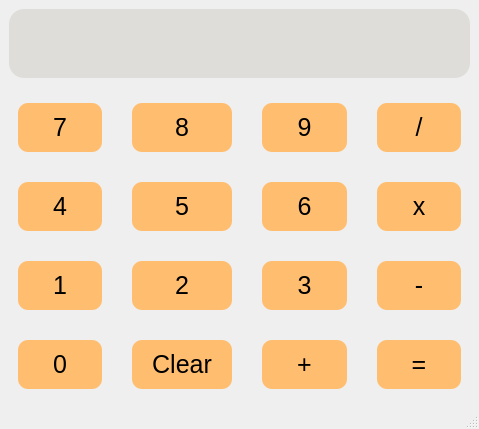
<?xml version="1.0" encoding="UTF-8"?>
<ui version="4.0">
 <class>MainWindow</class>
 <widget class="QMainWindow" name="MainWindow">
  <property name="geometry">
   <rect>
    <x>0</x>
    <y>0</y>
    <width>479</width>
    <height>429</height>
   </rect>
  </property>
  <property name="windowTitle">
   <string>MainWindow</string>
  </property>
  <widget class="QWidget" name="centralwidget">
   <layout class="QVBoxLayout" name="verticalLayout">
    <item alignment="Qt::AlignTop">
     <widget class="QLineEdit" name="input">
      <property name="font">
       <font>
        <pointsize>44</pointsize>
       </font>
      </property>
      <property name="styleSheet">
       <string notr="true">QLineEdit{
	background-color: rgb(222, 221, 218);
	border-radius: 15px;
}</string>
      </property>
      <property name="text">
       <string/>
      </property>
      <property name="alignment">
       <set>Qt::AlignRight|Qt::AlignTrailing|Qt::AlignVCenter</set>
      </property>
      <property name="readOnly">
       <bool>true</bool>
      </property>
     </widget>
    </item>
    <item>
     <widget class="QWidget" name="gridWidget" native="true">
      <layout class="QGridLayout" name="gridLayout">
       <property name="spacing">
        <number>30</number>
       </property>
       <item row="1" column="2">
        <widget class="QPushButton" name="pushButton_7">
         <property name="styleSheet">
          <string notr="true">QPushButton {
    background-color :  rgb(255, 190, 111);
    color: black; /* Text color */
    border: none; /* No border */
    padding: 10px 20px; /* Padding around the text */
    text-align: center; /* Center the text */
    font-size: 25px; /* Font size */
    border-radius: 10px; /* Rounded corners */
    cursor: pointer; /* Pointer cursor on hover */
}

QPushButton:hover {
    background-color: #45a049; /* Darker green on hover */
}

QPushButton:pressed {
    background-color: #388e3c; /* Even darker green when pressed */
}

QPushButton:disabled {
    background-color: #d3d3d3; /* Gray background when disabled */
    color: #a0a0a0; /* Gray text color when disabled */
}
</string>
         </property>
         <property name="text">
          <string>6</string>
         </property>
        </widget>
       </item>
       <item row="1" column="0">
        <widget class="QPushButton" name="pushButton_2">
         <property name="styleSheet">
          <string notr="true">QPushButton {
    background-color :  rgb(255, 190, 111);
    color: black; /* Text color */
    border: none; /* No border */
    padding: 10px 20px; /* Padding around the text */
    text-align: center; /* Center the text */
    font-size: 25px; /* Font size */
    border-radius: 10px; /* Rounded corners */
    cursor: pointer; /* Pointer cursor on hover */
}

QPushButton:hover {
    background-color: #45a049; /* Darker green on hover */
}

QPushButton:pressed {
    background-color: #388e3c; /* Even darker green when pressed */
}

QPushButton:disabled {
    background-color: #d3d3d3; /* Gray background when disabled */
    color: #a0a0a0; /* Gray text color when disabled */
}
</string>
         </property>
         <property name="text">
          <string>4</string>
         </property>
        </widget>
       </item>
       <item row="2" column="0">
        <widget class="QPushButton" name="button1">
         <property name="styleSheet">
          <string notr="true">QPushButton {
    background-color :  rgb(255, 190, 111);
    color: black; /* Text color */
    border: none; /* No border */
    padding: 10px 20px; /* Padding around the text */
    text-align: center; /* Center the text */
    font-size: 25px; /* Font size */
    border-radius: 10px; /* Rounded corners */
    cursor: pointer; /* Pointer cursor on hover */
}

QPushButton:hover {
    background-color: #45a049; /* Darker green on hover */
}

QPushButton:pressed {
    background-color: #388e3c; /* Even darker green when pressed */
}

QPushButton:disabled {
    background-color: #d3d3d3; /* Gray background when disabled */
    color: #a0a0a0; /* Gray text color when disabled */
}
</string>
         </property>
         <property name="text">
          <string>1</string>
         </property>
        </widget>
       </item>
       <item row="1" column="3">
        <widget class="QPushButton" name="buttonx">
         <property name="styleSheet">
          <string notr="true">QPushButton {
    background-color :  rgb(255, 190, 111);
    color: black; /* Text color */
    border: none; /* No border */
    padding: 10px 20px; /* Padding around the text */
    text-align: center; /* Center the text */
    font-size: 25px; /* Font size */
    border-radius: 10px; /* Rounded corners */
    cursor: pointer; /* Pointer cursor on hover */
}

QPushButton:hover {
    background-color: #45a049; /* Darker green on hover */
}

QPushButton:pressed {
    background-color: #388e3c; /* Even darker green when pressed */
}

QPushButton:disabled {
    background-color: #d3d3d3; /* Gray background when disabled */
    color: #a0a0a0; /* Gray text color when disabled */
}
</string>
         </property>
         <property name="text">
          <string>x</string>
         </property>
        </widget>
       </item>
       <item row="3" column="0">
        <widget class="QPushButton" name="button0">
         <property name="styleSheet">
          <string notr="true">QPushButton {
    background-color :  rgb(255, 190, 111);
    color: black; /* Text color */
    border: none; /* No border */
    padding: 10px 20px; /* Padding around the text */
    text-align: center; /* Center the text */
    font-size: 25px; /* Font size */
    border-radius: 10px; /* Rounded corners */
    cursor: pointer; /* Pointer cursor on hover */
}

QPushButton:hover {
    background-color: #45a049; /* Darker green on hover */
}

QPushButton:pressed {
    background-color: #388e3c; /* Even darker green when pressed */
}

QPushButton:disabled {
    background-color: #d3d3d3; /* Gray background when disabled */
    color: #a0a0a0; /* Gray text color when disabled */
}
</string>
         </property>
         <property name="text">
          <string>0</string>
         </property>
        </widget>
       </item>
       <item row="0" column="2">
        <widget class="QPushButton" name="pushButton_5">
         <property name="styleSheet">
          <string notr="true">QPushButton {
    background-color :  rgb(255, 190, 111);
    color: black; /* Text color */
    border: none; /* No border */
    padding: 10px 20px; /* Padding around the text */
    text-align: center; /* Center the text */
    font-size: 25px; /* Font size */
    border-radius: 10px; /* Rounded corners */
    cursor: pointer; /* Pointer cursor on hover */
}

QPushButton:hover {
    background-color: #45a049; /* Darker green on hover */
}

QPushButton:pressed {
    background-color: #388e3c; /* Even darker green when pressed */
}

QPushButton:disabled {
    background-color: #d3d3d3; /* Gray background when disabled */
    color: #a0a0a0; /* Gray text color when disabled */
}
</string>
         </property>
         <property name="text">
          <string>9</string>
         </property>
        </widget>
       </item>
       <item row="3" column="1">
        <widget class="QPushButton" name="buttonc">
         <property name="styleSheet">
          <string notr="true">QPushButton {
    background-color :  rgb(255, 190, 111);
    color: black; /* Text color */
    border: none; /* No border */
    padding: 10px 20px; /* Padding around the text */
    text-align: center; /* Center the text */
    font-size: 25px; /* Font size */
    border-radius: 10px; /* Rounded corners */
    cursor: pointer; /* Pointer cursor on hover */
}

QPushButton:hover {
    background-color: #45a049; /* Darker green on hover */
}

QPushButton:pressed {
    background-color: #388e3c; /* Even darker green when pressed */
}

QPushButton:disabled {
    background-color: #d3d3d3; /* Gray background when disabled */
    color: #a0a0a0; /* Gray text color when disabled */
}
</string>
         </property>
         <property name="text">
          <string>Clear</string>
         </property>
        </widget>
       </item>
       <item row="2" column="2">
        <widget class="QPushButton" name="button3">
         <property name="styleSheet">
          <string notr="true">QPushButton {
    background-color :  rgb(255, 190, 111);
    color: black; /* Text color */
    border: none; /* No border */
    padding: 10px 20px; /* Padding around the text */
    text-align: center; /* Center the text */
    font-size: 25px; /* Font size */
    border-radius: 10px; /* Rounded corners */
    cursor: pointer; /* Pointer cursor on hover */
}

QPushButton:hover {
    background-color: #45a049; /* Darker green on hover */
}

QPushButton:pressed {
    background-color: #388e3c; /* Even darker green when pressed */
}

QPushButton:disabled {
    background-color: #d3d3d3; /* Gray background when disabled */
    color: #a0a0a0; /* Gray text color when disabled */
}
</string>
         </property>
         <property name="text">
          <string>3</string>
         </property>
        </widget>
       </item>
       <item row="3" column="3">
        <widget class="QPushButton" name="buttone">
         <property name="styleSheet">
          <string notr="true">QPushButton {
    background-color :  rgb(255, 190, 111);
    color: black; /* Text color */
    border: none; /* No border */
    padding: 10px 20px; /* Padding around the text */
    text-align: center; /* Center the text */
    font-size: 25px; /* Font size */
    border-radius: 10px; /* Rounded corners */
    cursor: pointer; /* Pointer cursor on hover */
}

QPushButton:hover {
    background-color: #45a049; /* Darker green on hover */
}

QPushButton:pressed {
    background-color: #388e3c; /* Even darker green when pressed */
}

QPushButton:disabled {
    background-color: #d3d3d3; /* Gray background when disabled */
    color: #a0a0a0; /* Gray text color when disabled */
}
</string>
         </property>
         <property name="text">
          <string>=</string>
         </property>
        </widget>
       </item>
       <item row="1" column="1">
        <widget class="QPushButton" name="pushButton_4">
         <property name="styleSheet">
          <string notr="true">QPushButton {
    background-color :  rgb(255, 190, 111);
    color: black; /* Text color */
    border: none; /* No border */
    padding: 10px 20px; /* Padding around the text */
    text-align: center; /* Center the text */
    font-size: 25px; /* Font size */
    border-radius: 10px; /* Rounded corners */
    cursor: pointer; /* Pointer cursor on hover */
}

QPushButton:hover {
    background-color: #45a049; /* Darker green on hover */
}

QPushButton:pressed {
    background-color: #388e3c; /* Even darker green when pressed */
}

QPushButton:disabled {
    background-color: #d3d3d3; /* Gray background when disabled */
    color: #a0a0a0; /* Gray text color when disabled */
}
</string>
         </property>
         <property name="text">
          <string>5</string>
         </property>
        </widget>
       </item>
       <item row="2" column="3">
        <widget class="QPushButton" name="buttonm">
         <property name="styleSheet">
          <string notr="true">QPushButton {
    background-color :  rgb(255, 190, 111);
    color: black; /* Text color */
    border: none; /* No border */
    padding: 10px 20px; /* Padding around the text */
    text-align: center; /* Center the text */
    font-size: 25px; /* Font size */
    border-radius: 10px; /* Rounded corners */
    cursor: pointer; /* Pointer cursor on hover */
}

QPushButton:hover {
    background-color: #45a049; /* Darker green on hover */
}

QPushButton:pressed {
    background-color: #388e3c; /* Even darker green when pressed */
}

QPushButton:disabled {
    background-color: #d3d3d3; /* Gray background when disabled */
    color: #a0a0a0; /* Gray text color when disabled */
}
</string>
         </property>
         <property name="text">
          <string>-</string>
         </property>
        </widget>
       </item>
       <item row="2" column="1">
        <widget class="QPushButton" name="button2">
         <property name="styleSheet">
          <string notr="true">QPushButton {
    background-color :  rgb(255, 190, 111);
    color: black; /* Text color */
    border: none; /* No border */
    padding: 10px 20px; /* Padding around the text */
    text-align: center; /* Center the text */
    font-size: 25px; /* Font size */
    border-radius: 10px; /* Rounded corners */
    cursor: pointer; /* Pointer cursor on hover */
}

QPushButton:hover {
    background-color: #45a049; /* Darker green on hover */
}

QPushButton:pressed {
    background-color: #388e3c; /* Even darker green when pressed */
}

QPushButton:disabled {
    background-color: #d3d3d3; /* Gray background when disabled */
    color: #a0a0a0; /* Gray text color when disabled */
}
</string>
         </property>
         <property name="text">
          <string>2</string>
         </property>
        </widget>
       </item>
       <item row="0" column="0">
        <widget class="QPushButton" name="pushButton">
         <property name="styleSheet">
          <string notr="true">QPushButton {
    background-color :  rgb(255, 190, 111);
    color: black; /* Text color */
    border: none; /* No border */
    padding: 10px 20px; /* Padding around the text */
    text-align: center; /* Center the text */
    font-size: 25px; /* Font size */
    border-radius: 10px; /* Rounded corners */
    cursor: pointer; /* Pointer cursor on hover */
}

QPushButton:hover {
    background-color: #45a049; /* Darker green on hover */
}

QPushButton:pressed {
    background-color: #388e3c; /* Even darker green when pressed */
}

QPushButton:disabled {
    background-color: #d3d3d3; /* Gray background when disabled */
    color: #a0a0a0; /* Gray text color when disabled */
}
</string>
         </property>
         <property name="text">
          <string>7</string>
         </property>
        </widget>
       </item>
       <item row="0" column="1">
        <widget class="QPushButton" name="pushButton_3">
         <property name="styleSheet">
          <string notr="true">QPushButton {
    background-color :  rgb(255, 190, 111);
    color: black; /* Text color */
    border: none; /* No border */
    padding: 10px 20px; /* Padding around the text */
    text-align: center; /* Center the text */
    font-size: 25px; /* Font size */
    border-radius: 10px; /* Rounded corners */
    cursor: pointer; /* Pointer cursor on hover */
}

QPushButton:hover {
    background-color: #45a049; /* Darker green on hover */
}

QPushButton:pressed {
    background-color: #388e3c; /* Even darker green when pressed */
}

QPushButton:disabled {
    background-color: #d3d3d3; /* Gray background when disabled */
    color: #a0a0a0; /* Gray text color when disabled */
}
</string>
         </property>
         <property name="text">
          <string>8</string>
         </property>
        </widget>
       </item>
       <item row="3" column="2">
        <widget class="QPushButton" name="buttonp">
         <property name="styleSheet">
          <string notr="true">QPushButton {
    background-color :  rgb(255, 190, 111);
    color: black; /* Text color */
    border: none; /* No border */
    padding: 10px 20px; /* Padding around the text */
    text-align: center; /* Center the text */
    font-size: 25px; /* Font size */
    border-radius: 10px; /* Rounded corners */
    cursor: pointer; /* Pointer cursor on hover */
}

QPushButton:hover {
    background-color: #45a049; /* Darker green on hover */
}

QPushButton:pressed {
    background-color: #388e3c; /* Even darker green when pressed */
}

QPushButton:disabled {
    background-color: #d3d3d3; /* Gray background when disabled */
    color: #a0a0a0; /* Gray text color when disabled */
}
</string>
         </property>
         <property name="text">
          <string>+</string>
         </property>
        </widget>
       </item>
       <item row="0" column="3">
        <widget class="QPushButton" name="buttond">
         <property name="styleSheet">
          <string notr="true">QPushButton {
    background-color :  rgb(255, 190, 111);
    color: black; /* Text color */
    border: none; /* No border */
    padding: 10px 20px; /* Padding around the text */
    text-align: center; /* Center the text */
    font-size: 25px; /* Font size */
    border-radius: 10px; /* Rounded corners */
    cursor: pointer; /* Pointer cursor on hover */
}

QPushButton:hover {
    background-color: #45a049; /* Darker green on hover */
}

QPushButton:pressed {
    background-color: #388e3c; /* Even darker green when pressed */
}

QPushButton:disabled {
    background-color: #d3d3d3; /* Gray background when disabled */
    color: #a0a0a0; /* Gray text color when disabled */
}
</string>
         </property>
         <property name="text">
          <string>/</string>
         </property>
        </widget>
       </item>
      </layout>
     </widget>
    </item>
   </layout>
  </widget>
  <widget class="QMenuBar" name="menubar">
   <property name="geometry">
    <rect>
     <x>0</x>
     <y>0</y>
     <width>479</width>
     <height>22</height>
    </rect>
   </property>
  </widget>
  <widget class="QStatusBar" name="statusbar"/>
 </widget>
 <resources/>
 <connections/>
</ui>
